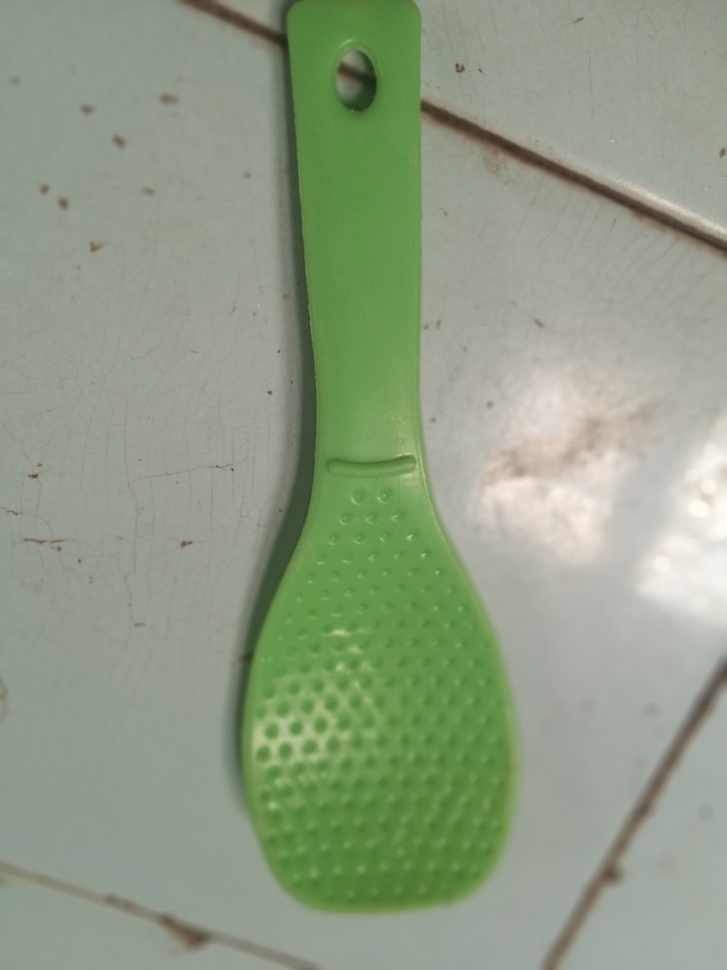
#> input picture MUHAMMAD NOOR HIDAYAT_1MIO_062340833235/Centong.jpg, 727 x 970 px, shrunk from 2448 x 3264 before the run
$ python Centong.py
#> lines starting #> are read from the running program, lines starting #| are printed output that depends on the picture; after the words box and inside, x2 and y2 are one past the last pixel; in counts of white or black regions, pixels touching at a corner belong together
#> further down, original_image is the input picture: shape (970, 727, 3); mean B, G, R 132.7, 156.6, 143.3
import cv2
import numpy as np
import matplotlib.pyplot as plt

def edge_detection(image):
    gray = cv2.cvtColor(image, cv2.COLOR_BGR2GRAY)
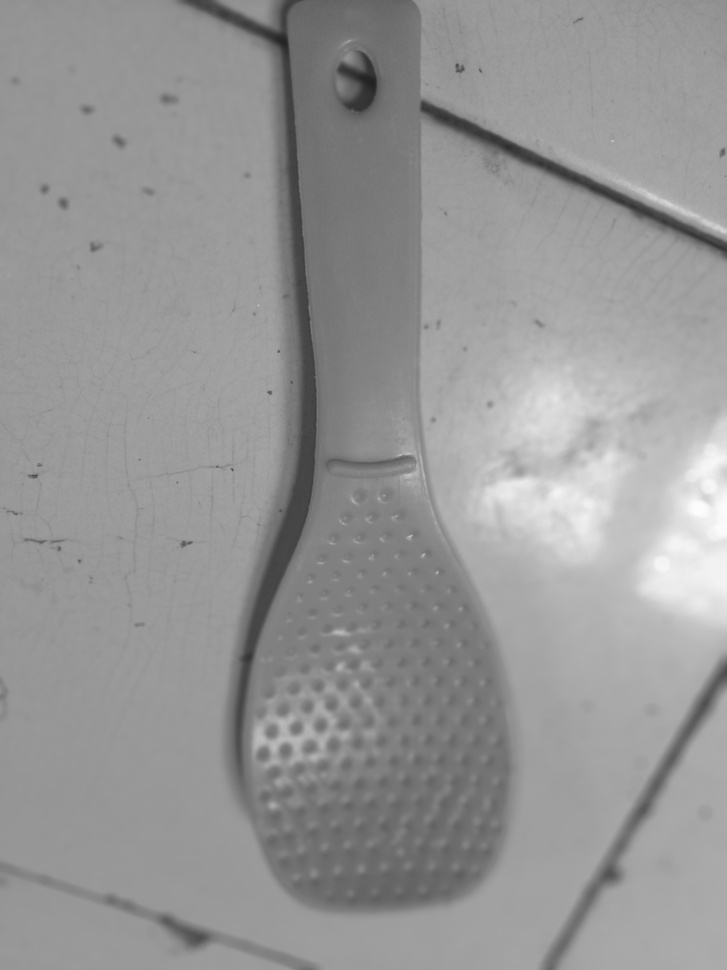
#> gray: shape (970, 727); min 34, max 252, mean 149.9
    edges = cv2.Canny(gray, 10, 10)
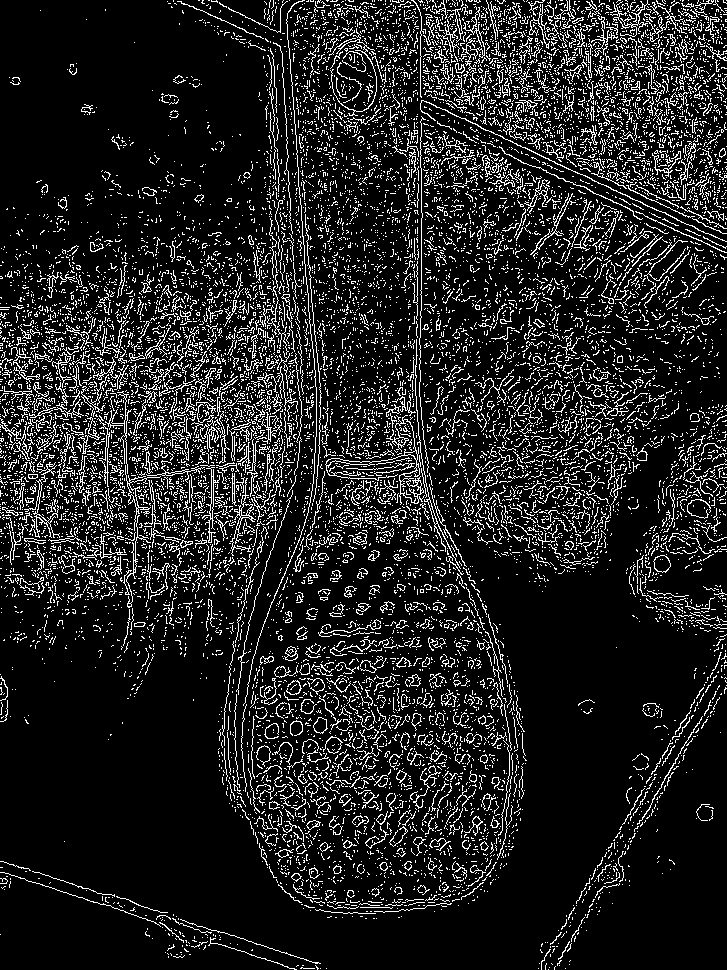
#> edges: shape (970, 727); 12.8% white in thin lines or dots
    return cv2.cvtColor(edges, cv2.COLOR_GRAY2RGB)
#> returned value: shape (970, 727, 3); 12.8% white in thin lines or dots

def remove_background(image):
    hsv = cv2.cvtColor(image, cv2.COLOR_BGR2HSV)
#> hsv: shape (970, 727, 3); mean H, S, V 44.7, 42.9, 157.3
    lower_green = np.array([40, 40, 40])
    upper_green = np.array([80, 255, 255])
    mask = cv2.inRange(hsv, lower_green, upper_green)
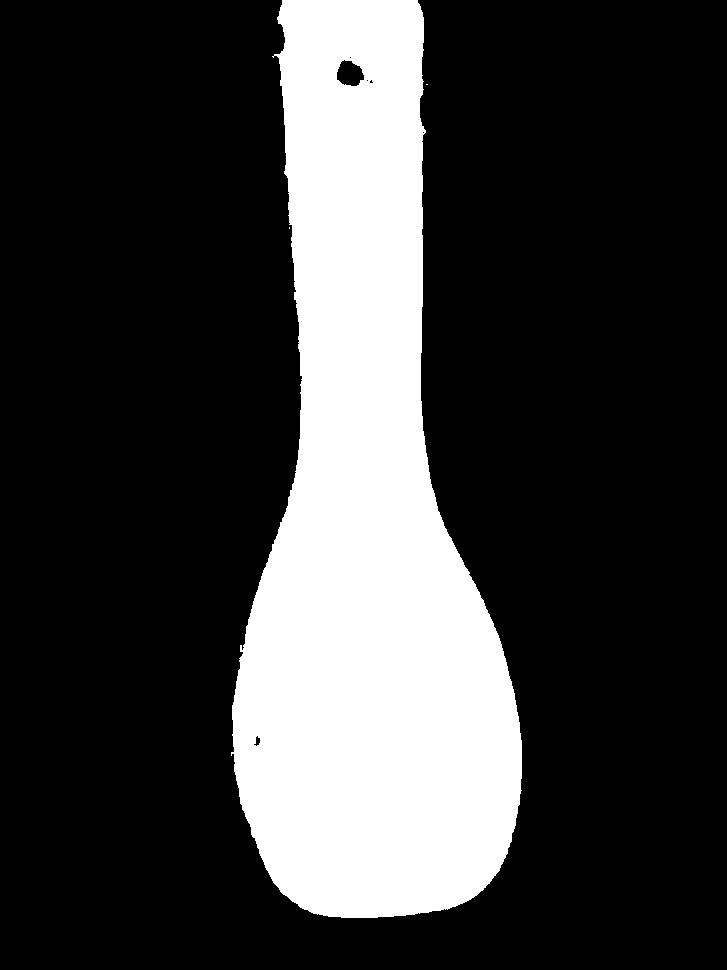
#> mask: shape (970, 727); 23.5% white; 3 white regions (2 under 20 px), largest, box (x1, y1, x2, y2) and area: (231, 0, 522, 918) 165572
    result = cv2.bitwise_and(image, image, mask=mask)
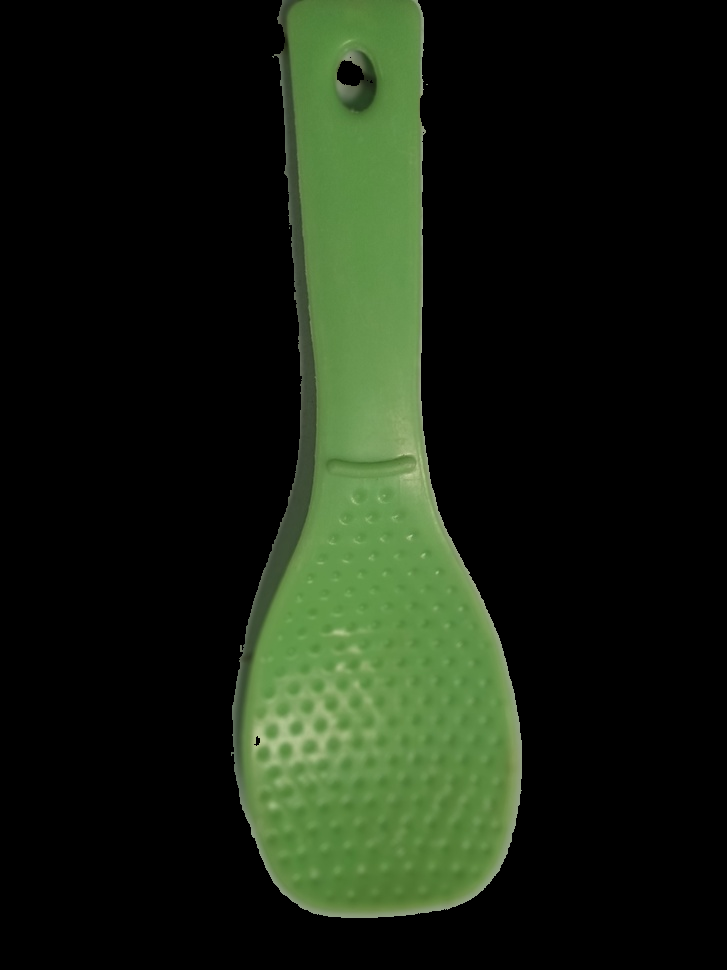
#> result: shape (970, 727, 3); mean B, G, R 17.6, 32.9, 23.2
    return result

original_image = cv2.imread('Centong.jpg')

edge_image = edge_detection(original_image)

segmented_image = remove_background(original_image)

plt.figure(figsize=(10, 5))

plt.subplot(1, 3, 1)
plt.imshow(cv2.cvtColor(original_image, cv2.COLOR_BGR2RGB))
plt.title('Gambar Asli')
plt.axis('off')

plt.subplot(1, 3, 2)
plt.imshow(edge_image)
plt.title('Hasil Deteksi')
plt.axis('off')

plt.subplot(1, 3, 3)
plt.imshow(cv2.cvtColor(segmented_image, cv2.COLOR_BGR2RGB))
plt.title('Hasil Segmentasi')
plt.axis('off')

plt.show()
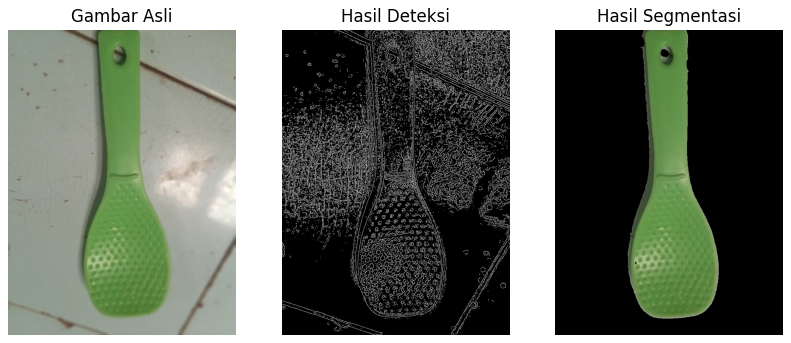
#> figure drawn by matplotlib, 3 panels

$ run again, with MUHAMMAD NOOR HIDAYAT_1MIO_062340833235/Piring.jpg copied over MUHAMMAD NOOR HIDAYAT_1MIO_062340833235/Centong.jpg
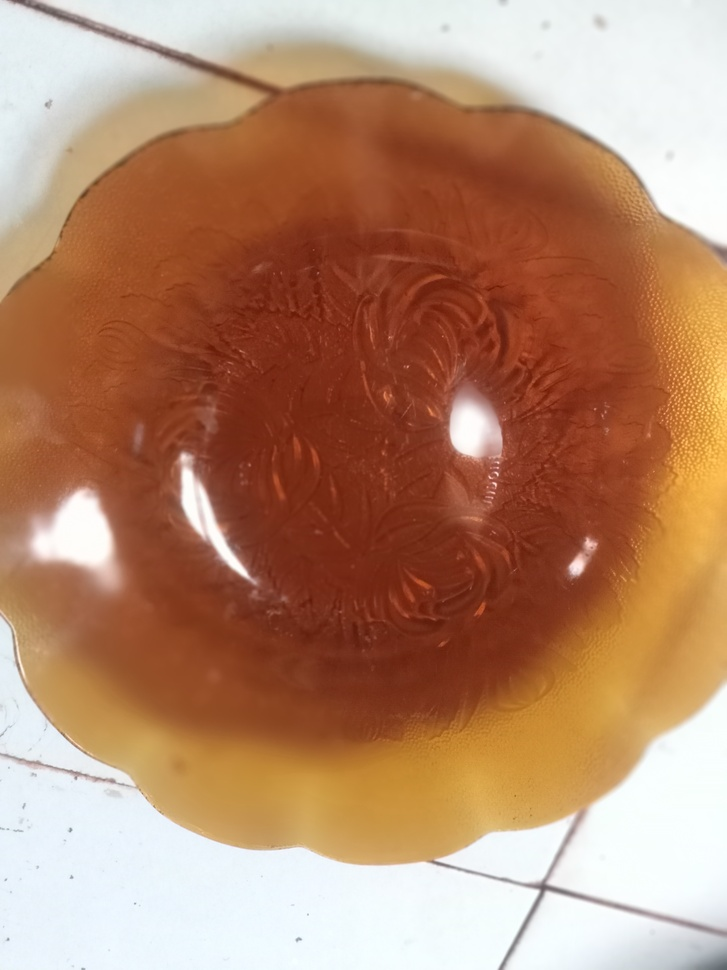
#> input picture MUHAMMAD NOOR HIDAYAT_1MIO_062340833235/Piring.jpg, 727 x 970 px, shrunk from 2448 x 3264 before the run
#> original_image is the input picture: shape (970, 727, 3); mean B, G, R 107.7, 135.4, 180.6
#> in edge_detection, `edges = cv2.Canny(gray, 10, 10)`:
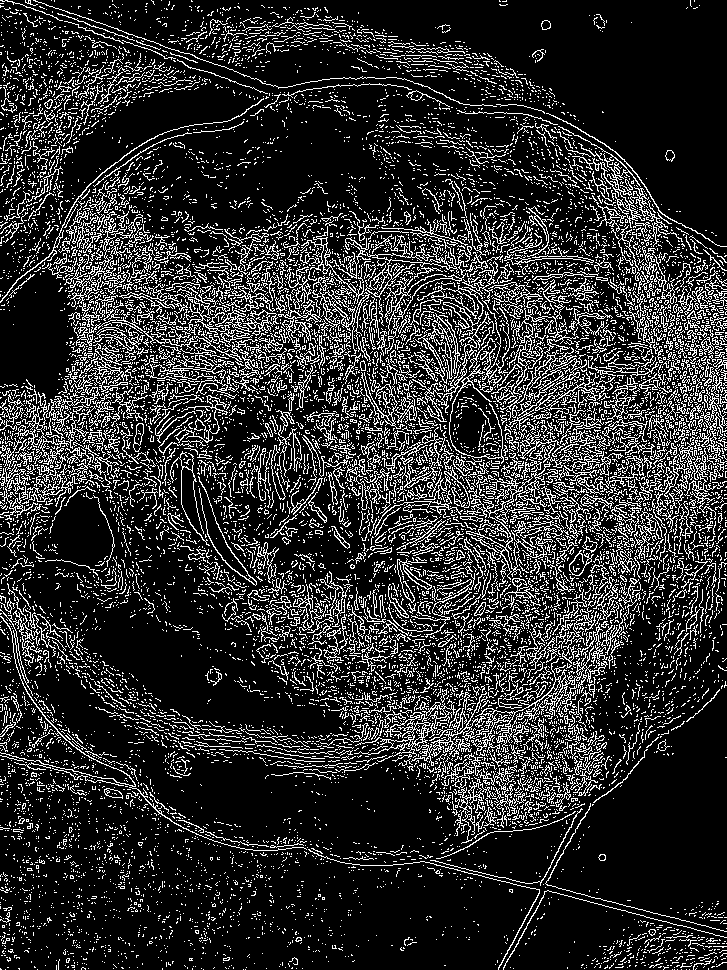
#> edges: shape (970, 727); 17.8% white in thin lines or dots
#> hsv: shape (970, 727, 3); mean H, S, V 33.4, 126.8, 183.1
#> mask: shape (970, 727); every value is 0
#> result: shape (970, 727, 3); every value is 0
#> `plt.show()`:
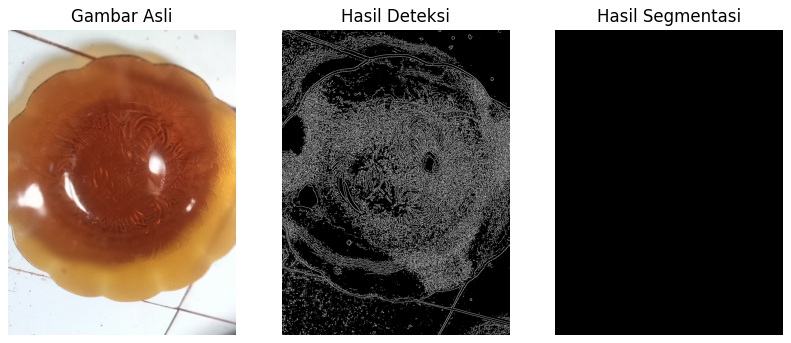
#> figure drawn by matplotlib, 3 panels

$ run again, with MUHAMMAD NOOR HIDAYAT_1MIO_062340833235/apukat.jpg copied over MUHAMMAD NOOR HIDAYAT_1MIO_062340833235/Centong.jpg
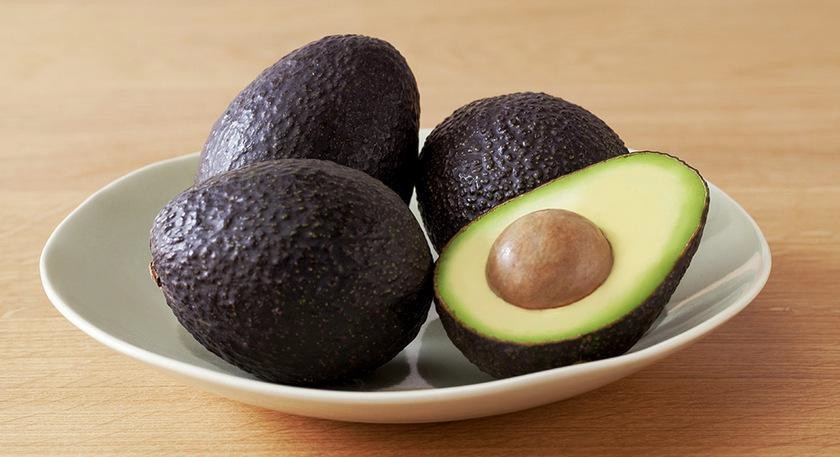
#> input picture MUHAMMAD NOOR HIDAYAT_1MIO_062340833235/apukat.jpg, 840 x 457 px
#> original_image is the input picture: shape (457, 840, 3); mean B, G, R 104.4, 131.4, 154.6
#> in edge_detection, `edges = cv2.Canny(gray, 10, 10)`:
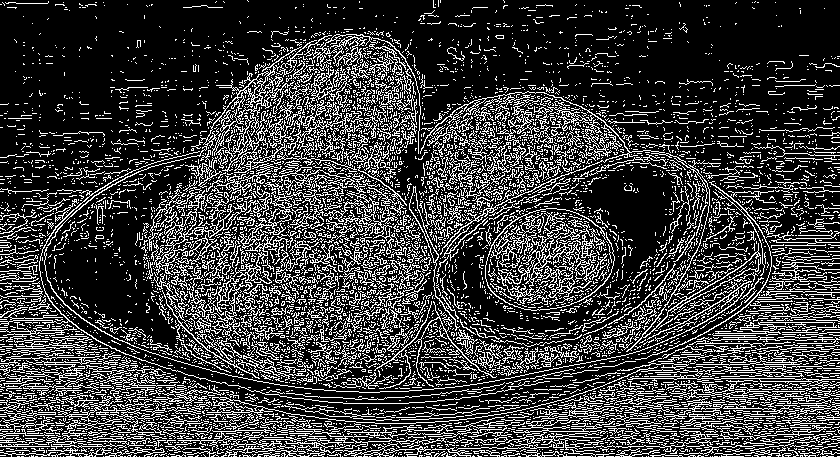
#> edges: shape (457, 840); 23.8% white in thin lines or dots
#> hsv: shape (457, 840, 3); mean H, S, V 33.4, 90.4, 155.2
#> mask: shape (457, 840); 0% white in thin lines or dots, all inside (x1, y1, x2, y2) = (443, 230, 690, 307)
#> `plt.show()`:
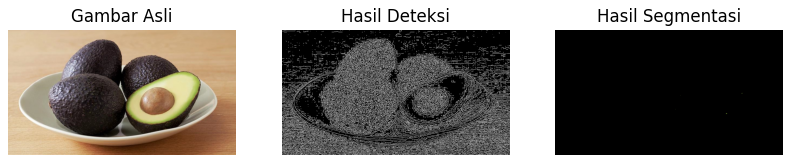
#> figure drawn by matplotlib, 3 panels

$ run again, with MUHAMMAD NOOR HIDAYAT_1MIO_062340833235/lemon.jpg copied over MUHAMMAD NOOR HIDAYAT_1MIO_062340833235/Centong.jpg
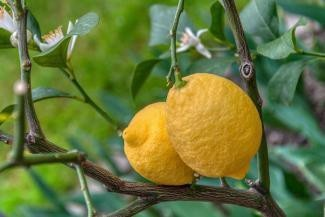
#> input picture MUHAMMAD NOOR HIDAYAT_1MIO_062340833235/lemon.jpg, 325 x 217 px
#> original_image is the input picture: shape (217, 325, 3); mean B, G, R 60.5, 118.7, 104
#> in edge_detection, `edges = cv2.Canny(gray, 10, 10)`:
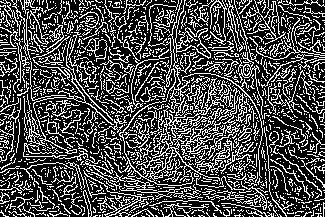
#> edges: shape (217, 325); 29.9% white in thin lines or dots
#> hsv: shape (217, 325, 3); mean H, S, V 46, 140.4, 127.4
#> mask: shape (217, 325); 52.3% white; 61 black regions (43 under 20 px), largest, box (x1, y1, x2, y2) and area: (0, 0, 308, 217) 29266, (284, 3, 325, 48) 822, (176, 19, 220, 59) 720
#> `plt.show()`:
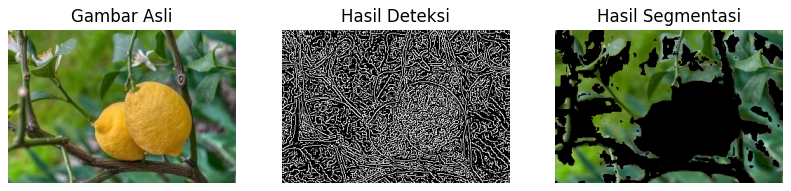
#> figure drawn by matplotlib, 3 panels
